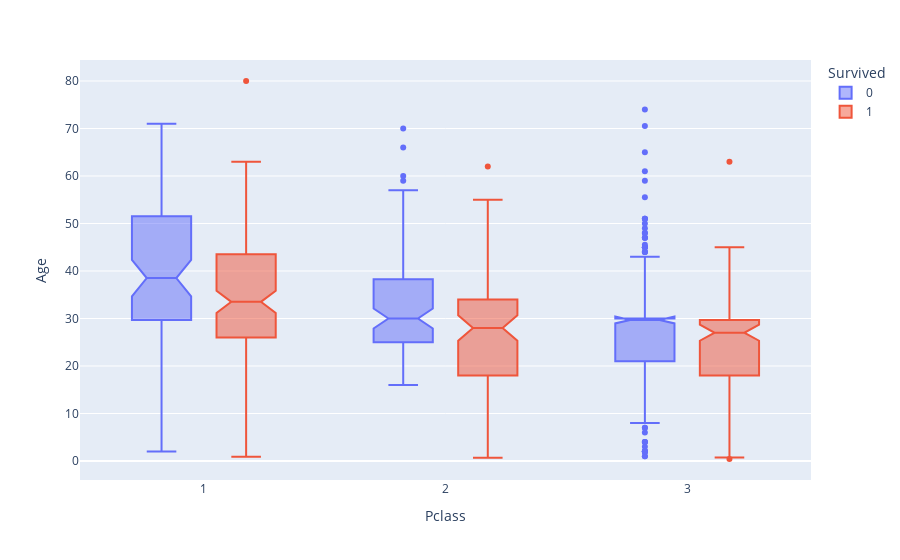

Source (notebook cell):
### Markdown cell above
|Aspect|Elaboration|
|-|-|
|justification of chart||
|results||

### Code cell
fig = px.box(df, x='Pclass', y="Age", notched=True, color="Survived")
fig.show()

### Figure 1 — Plotly figure (JSON) as saved in the notebook; plotly's stock layout.template omitted (floating-point values rounded to 4 significant figures; data arrays with more than 128 entries replaced by an {"elided": "..."} marker saying what was removed)
{"data": [{"alignmentgroup": "True", "hovertemplate": "Survived=0<br>Pclass=%{x}<br>Age=%{y}<extra></extra>", "legendgroup": "0", "marker": {"color": "#636efa"}, "name": "0", "notched": true, "offsetgroup": "0", "orientation": "v", "showlegend": true, "type": "box", "x": {"elided": "549 int values"}, "x0": " ", "xaxis": "x", "y": {"elided": "549 float values"}, "y0": " ", "yaxis": "y"}, {"alignmentgroup": "True", "hovertemplate": "Survived=1<br>Pclass=%{x}<br>Age=%{y}<extra></extra>", "legendgroup": "1", "marker": {"color": "#EF553B"}, "name": "1", "notched": true, "offsetgroup": "1", "orientation": "v", "showlegend": true, "type": "box", "x": {"elided": "342 int values"}, "x0": " ", "xaxis": "x", "y": {"elided": "342 float values"}, "y0": " ", "yaxis": "y"}], "layout": {"boxmode": "group", "legend": {"title": {"text": "Survived"}, "tracegroupgap": 0}, "margin": {"t": 60}, "xaxis": {"anchor": "y", "domain": [0, 1], "title": {"text": "Pclass"}}, "yaxis": {"anchor": "x", "domain": [0, 1], "title": {"text": "Age"}}}}
